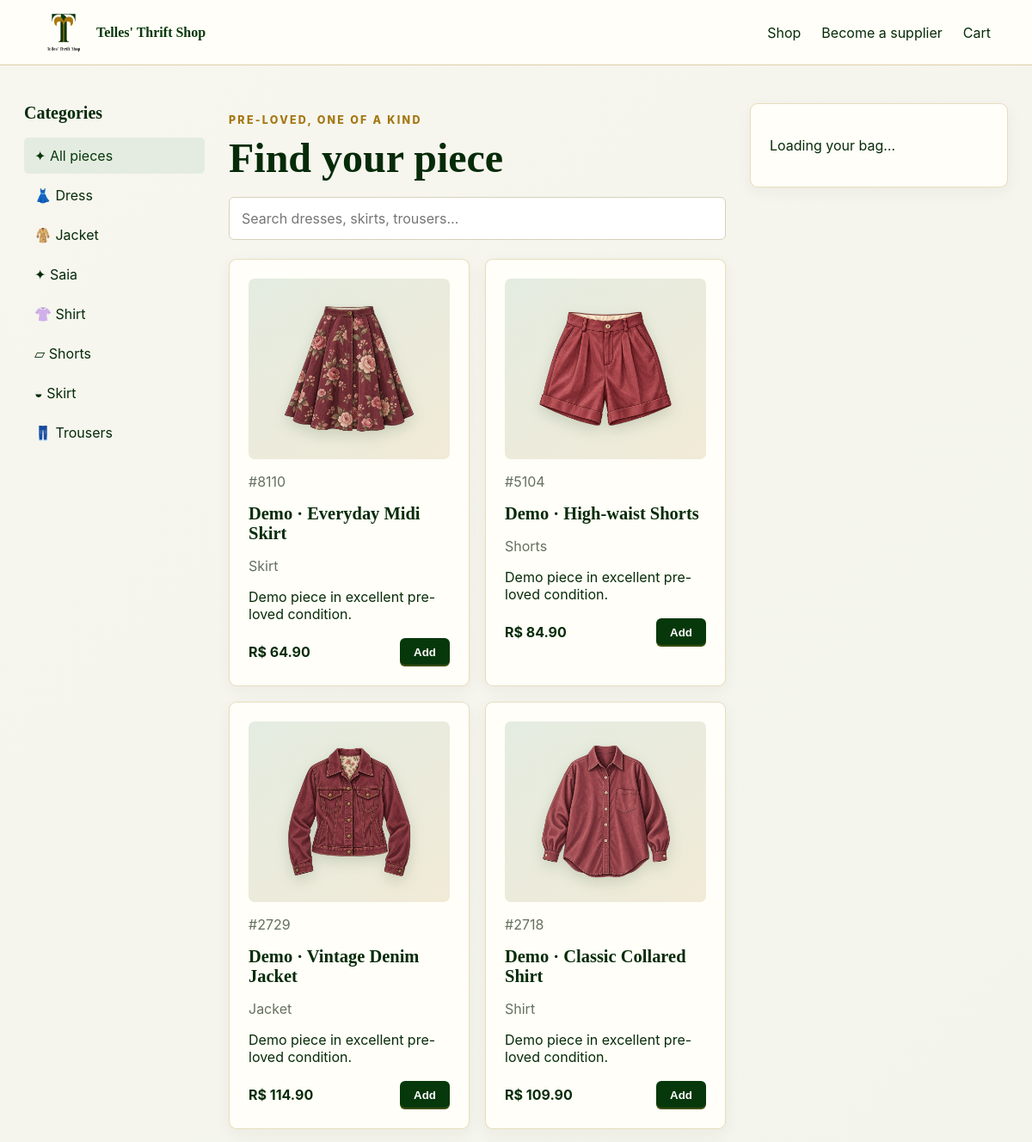
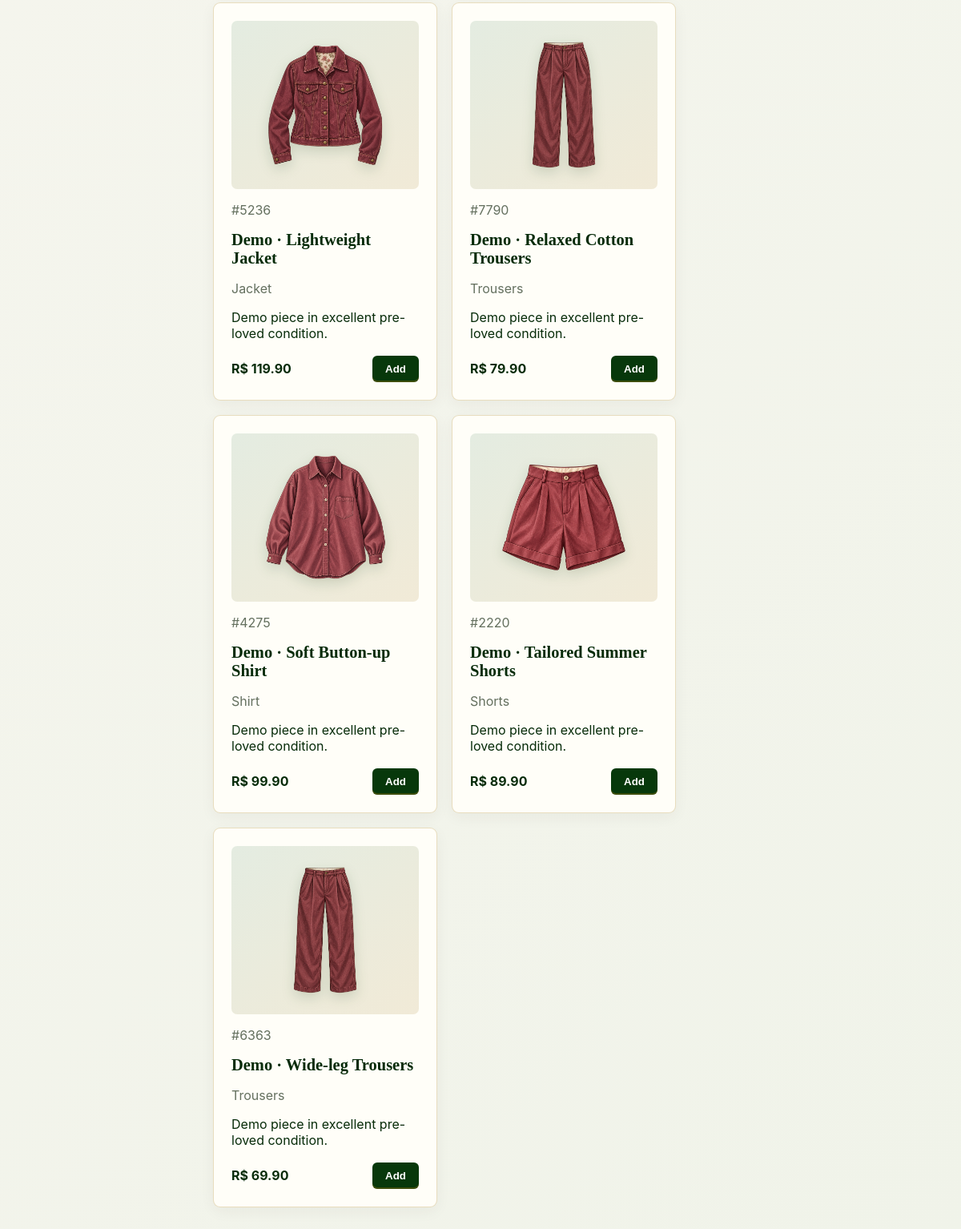
The app's page /shop/ with its own data (2 pictures, top to bottom).
### catalog/models.py (models this page shows, shortened)
class Category(models.Model):
    name = models.CharField(max_length=80, unique=True)
    slug = models.SlugField(unique=True)
    icon = models.CharField(max_length=40, default='✦')
    image = models.ImageField(upload_to='category-icons/', blank=True)
    class Meta:
        ordering = ['name']
        verbose_name = 'Category'
        verbose_name_plural = 'Categories'

class Product(models.Model):
    code = models.CharField(max_length=100, unique=True, default=generate_product_code)
    supplier = models.ForeignKey(Supplier, on_delete=models.CASCADE, related_name='products')
    category = models.ForeignKey(Category, on_delete=models.PROTECT, related_name='products')
    name = models.CharField(max_length=255)
    received_at = models.DateField()
    listed_price = models.DecimalField(max_digits=10, decimal_places=2, default=Decimal('0'))
    sold = models.BooleanField(default=False)
    sold_price = models.DecimalField(max_digits=10, decimal_places=2, blank=True, null=True)
    description = models.TextField(blank=True)
    image = models.ImageField(
        upload_to='products/', blank=True,
        help_text='Optional product image. The category icon is used when left blank.',
    )
    class Meta:
        ordering = ['-received_at', 'name']
        verbose_name = 'Product'
        verbose_name_plural = 'Products'
    @property
    def display_image(self):
        return self.image or self.category.image

### catalog/views.py (the view)
# urls.py: path('shop/', views.shop, name='shop'),
def shop(request):
    products = Product.objects.filter(sold=False).select_related('category', 'supplier')
    categories = Category.objects.all()
    query = request.GET.get('q', '').strip()
    category_slug = request.GET.get('category', '').strip()
    if query:
        products = products.filter(name__icontains=query)
    if category_slug:
        products = products.filter(category__slug=category_slug)
    template = 'catalog/partials/product_grid.html' if request.headers.get('HX-Request') else 'catalog/shop.html'
    return render(request, template, {
        'products': products,
        'categories': categories,
        'query': query,
        'selected_category': category_slug,
    })

### catalog/templates/catalog/shop.html (shortened to what this page needs)
{% extends 'base.html' %}
{% block content %}
<main class="shop-layout">
  <aside class="filters">
    <h2>Categories</h2>
    <a class="category {% if not selected_category %}active{% endif %}" href="{% url 'catalog:shop' %}">✦ All pieces</a>
    {% for category in categories %}
      <a class="category {% if selected_category == category.slug %}active{% endif %}" href="?category={{ category.slug }}">{{ category.icon }} {{ category.name }}</a>
    {% endfor %}
  </aside>
  <section class="catalog">
    <div class="catalog-heading"><div><p class="eyebrow">Pre-loved, one of a kind</p><h1>Find your piece</h1></div></div>
    <form class="search" hx-get="{% url 'catalog:shop' %}" hx-target="#product-grid" hx-push-url="true" hx-trigger="input changed delay:350ms, submit">
      <input type="search" name="q" value="{{ query }}" placeholder="Search dresses, skirts, trousers…" aria-label="Search products">
    </form>
    {% include 'catalog/partials/product_grid.html' %}
  </section>
  <aside id="cart-panel" class="cart-panel" aria-live="polite" hx-get="{% url 'transactions:cart' %}" hx-trigger="load">
    <p>Loading your bag…</p>
  </aside>
</main>
{% endblock %}

### templates/base.html (shortened to what this page needs)
{% load static %}
<!doctype html>
<html lang="en">
<head>
  <link rel="stylesheet" href="{% static 'css/shop.css' %}">
  <link rel="stylesheet" href="{% static 'css/suppliers.css' %}">
  <link rel="stylesheet" href="{% static 'css/images.css' %}">
  <link rel="stylesheet" href="{% static 'css/green-theme.css' %}">
  <link rel="stylesheet" href="{% static 'css/statements.css' %}">
</head>
<body hx-headers='{"X-CSRFToken": "{{ csrf_token }}"}'>
  <header class="site-header">
    <a class="brand" href="{% url 'catalog:home' %}">
      <img src="{% static 'img/telles-logo-transparent.png' %}" alt="Telles' Thrift Shop logo">
      <span>Telles' Thrift Shop</span>
    </a>
    <nav><a href="{% url 'catalog:shop' %}">Shop</a><a href="{% url 'suppliers:register' %}">Become a supplier</a><a href="{% url 'transactions:checkout' %}">Cart</a></nav>
  </header>
  {% block content %}{% endblock %}
</body>
</html>

### catalog/templates/catalog/partials/product_grid.html
<div id="product-grid" class="product-grid">
  {% for product in products %}
    <article class="product-card">
      <div class="product-icon">{% if product.display_image %}<img src="{{ product.display_image.url }}" alt="{{ product.category.name }} icon">{% else %}{{ product.category.icon }}{% endif %}</div>
      <p class="product-code">#{{ product.code }}</p>
      <h3>{{ product.name }}</h3>
      <p class="muted">{{ product.category.name }}</p>
      {% if product.description %}<p>{{ product.description|truncatewords:14 }}</p>{% endif %}
      <div class="product-buy"><strong>R$ {{ product.listed_price|floatformat:2 }}</strong>
        <button class="button small" hx-post="{% url 'transactions:add_to_cart' product.id %}" hx-target="#cart-panel" hx-swap="innerHTML">Add</button>
      </div>
    </article>
  {% empty %}<div class="empty"><h2>No pieces found</h2><p>Try another search or category.</p></div>{% endfor %}
</div>

### static/css/shop.css (style rules this page uses)
:root { --ink:#27211f;--cream:#f7f1e8;--paper:#fffdf9;--rose:#9b4d58;--rose-dark:#71343d;--sage:#87927a;--line:#ded4c8;--shadow:0 12px 35px rgba(58,40,34,.11) }
* { box-sizing:border-box }
body { margin:0;background:var(--cream);color:var(--ink);font-family:Inter,ui-sans-serif,system-ui,-apple-system,sans-serif }
h1,h2,h3 { font-family:Georgia,serif;margin-top:0 }
h1 { font-size:clamp(2.4rem,5vw,5rem);line-height:.98 }
a { color:inherit;text-decoration:none }
.site-header { height:76px;padding:10px clamp(20px,4vw,64px);display:flex;align-items:center;justify-content:space-between;background:var(--paper);border-bottom:1px solid var(--line) }
.brand { display:flex;align-items:center;gap:12px;font-family:Georgia,serif;font-weight:bold }
.brand img { width:52px;height:52px;border-radius:50%;object-fit:cover }
.site-header nav { display:flex;gap:24px }
.eyebrow { text-transform:uppercase;letter-spacing:.18em;color:var(--rose);font-weight:800;font-size:.78rem }
.button { display:inline-flex;justify-content:center;align-items:center;border:0;border-radius:6px;background:var(--rose);color:white;padding:13px 22px;font-weight:750;cursor:pointer }
.button.small { padding:9px 16px }
.shop-layout { max-width:1500px;margin:auto;display:grid;grid-template-columns:210px 1fr 300px;gap:28px;padding:44px 28px }
.filters,.cart-panel { align-self:start;position:sticky;top:22px }
.filters h2,.cart-panel h2 { font-size:1.25rem }
.category { display:block;padding:11px 12px;margin:4px 0;border-radius:5px }
.category.active,.category:hover { background:#eadbd5;color:var(--rose-dark) }
.catalog h1 { font-size:3rem;margin-bottom:22px }
.search input,.field input:not([type=checkbox]),select,.report-filters input { width:100%;border:1px solid var(--line);border-radius:6px;background:white;padding:14px;font:inherit }
.product-grid { display:grid;grid-template-columns:repeat(auto-fill,minmax(210px,1fr));gap:18px;margin-top:22px }
.product-card,.cart-panel,.checkout-form,.checkout-page>section,.supplier-report,.summary-grid>div,.empty { background:var(--paper);border:1px solid var(--line);border-radius:9px;padding:22px;box-shadow:0 5px 18px rgba(58,40,34,.05) }
.product-icon { height:120px;display:grid;place-items:center;background:#eee3d9;border-radius:7px;font-size:3.5rem }
.product-code,.muted,small { color:#746b66 }
.product-card h3 { font-size:1.28rem;margin:9px 0 4px }
.product-buy,.cart-total,.cart-line { display:flex;align-items:center;justify-content:space-between;gap:12px }
.product-buy { margin-top:18px }
.cart-panel { padding:22px }

### static/css/images.css (style rules this page uses)
.product-icon { overflow:hidden }
.product-icon img { width:100%;height:100%;object-fit:contain;filter:drop-shadow(0 5px 7px rgba(58,40,34,.12)) }

### static/css/green-theme.css (style rules this page uses)
:root { --ink:#062b09; --cream:#f5f4ec; --paper:#fffef8; --rose:#07380b; --rose-dark:#042707; --sage:#39703d; --line:#d7d1b8; --gold:#a47712; --pale-green:#e4ece1; --pale-gold:#f1ead7; --shadow:0 12px 35px rgba(7,56,11,.11); }
body { background:linear-gradient(135deg,#f7f6ef 0%,#f0f3e9 100%);color:var(--ink) }
.site-header { border-bottom-color:rgba(164,119,18,.35) }
.brand img { border-radius:0;object-fit:contain }
.brand,.site-header nav a:hover { color:var(--rose) }
.eyebrow { color:var(--gold) }
.button { background:var(--rose);box-shadow:inset 0 -2px 0 rgba(164,119,18,.35) }
.category.active,.category:hover { background:var(--pale-green);color:var(--rose) }
.product-icon { height:210px!important;padding:18px;background:linear-gradient(145deg,var(--pale-green),var(--pale-gold))!important;display:flex!important;align-items:center;justify-content:center }
.product-icon img { display:block;width:auto!important;height:auto!important;max-width:82%!important;max-height:100%!important;object-fit:contain!important;filter:drop-shadow(0 6px 8px rgba(7,56,11,.15)) }
.product-card,.cart-panel,.checkout-form,.checkout-page>section,.supplier-report,.summary-grid>div,.empty,.supplier-form-card { border-color:rgba(164,119,18,.25) }
.product-code,.muted,small { color:#64705f }

### records on screen
Category: icon "👗", name "Dress"
Category: icon "🧥", name "Jacket"
Category: icon "✦", name "Saia"
Category: icon "👚", name "Shirt"
Category: icon "▱", name "Shorts"
Category: icon "◒", name "Skirt"
Category: icon "👖", name "Trousers"
Product: display_image (picture), code "8110", name "Demo · Everyday Midi Skirt", category.name "Skirt", description "Demo piece in excellent pre-loved condition.", listed_price "64.90"
Product: display_image (picture), code "5104", name "Demo · High-waist Shorts", category.name "Shorts", description "Demo piece in excellent pre-loved condition.", listed_price "84.90"
Product: display_image (picture), code "2729", name "Demo · Vintage Denim Jacket", category.name "Jacket", description "Demo piece in excellent pre-loved condition.", listed_price "114.90"
Product: display_image (picture), code "2718", name "Demo · Classic Collared Shirt", category.name "Shirt", description "Demo piece in excellent pre-loved condition.", listed_price "109.90"
Product: display_image (picture), code "5236", name "Demo · Lightweight Jacket", category.name "Jacket", description "Demo piece in excellent pre-loved condition.", listed_price "119.90"
Product: display_image (picture), code "7790", name "Demo · Relaxed Cotton Trousers", category.name "Trousers", description "Demo piece in excellent pre-loved condition.", listed_price "79.90"
Product: display_image (picture), code "4275", name "Demo · Soft Button-up Shirt", category.name "Shirt", description "Demo piece in excellent pre-loved condition.", listed_price "99.90"
Product: display_image (picture), code "2220", name "Demo · Tailored Summer Shorts", category.name "Shorts", description "Demo piece in excellent pre-loved condition.", listed_price "89.90"
Product: display_image (picture), code "6363", name "Demo · Wide-leg Trousers", category.name "Trousers", description "Demo piece in excellent pre-loved condition.", listed_price "69.90"
